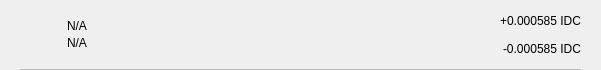
<?xml version="1.0" encoding="UTF-8"?>
<ui version="4.0">
 <class>TxRow</class>
 <widget class="QWidget" name="TxRow">
  <property name="geometry">
   <rect>
    <x>0</x>
    <y>0</y>
    <width>601</width>
    <height>70</height>
   </rect>
  </property>
  <property name="minimumSize">
   <size>
    <width>0</width>
    <height>40</height>
   </size>
  </property>
  <property name="windowTitle">
   <string>Form</string>
  </property>
  <layout class="QVBoxLayout" name="verticalLayout_3">
   <property name="spacing">
    <number>0</number>
   </property>
   <property name="leftMargin">
    <number>0</number>
   </property>
   <property name="topMargin">
    <number>0</number>
   </property>
   <property name="rightMargin">
    <number>0</number>
   </property>
   <property name="bottomMargin">
    <number>0</number>
   </property>
   <item>
    <widget class="QWidget" name="rowContainer" native="true">
     <layout class="QVBoxLayout" name="verticalLayout_2">
      <property name="spacing">
       <number>9</number>
      </property>
      <property name="leftMargin">
       <number>20</number>
      </property>
      <property name="topMargin">
       <number>9</number>
      </property>
      <property name="rightMargin">
       <number>20</number>
      </property>
      <property name="bottomMargin">
       <number>0</number>
      </property>
      <item>
       <widget class="QFrame" name="frame">
        <property name="styleSheet">
         <string notr="true">border:none;</string>
        </property>
        <property name="frameShape">
         <enum>QFrame::StyledPanel</enum>
        </property>
        <property name="frameShadow">
         <enum>QFrame::Raised</enum>
        </property>
        <layout class="QHBoxLayout" name="horizontalLayout" stretch="0,2,0">
         <property name="leftMargin">
          <number>0</number>
         </property>
         <property name="topMargin">
          <number>0</number>
         </property>
         <property name="rightMargin">
          <number>0</number>
         </property>
         <property name="bottomMargin">
          <number>0</number>
         </property>
         <item>
          <widget class="QPushButton" name="icon">
           <property name="focusPolicy">
            <enum>Qt::NoFocus</enum>
           </property>
           <property name="styleSheet">
            <string notr="true">border:none;</string>
           </property>
           <property name="text">
            <string/>
           </property>
           <property name="iconSize">
            <size>
             <width>28</width>
             <height>28</height>
            </size>
           </property>
          </widget>
         </item>
         <item>
          <layout class="QVBoxLayout" name="verticalLayout">
           <property name="spacing">
            <number>3</number>
           </property>
           <property name="leftMargin">
            <number>9</number>
           </property>
           <item>
            <widget class="QLabel" name="lblAddress">
             <property name="styleSheet">
              <string notr="true"/>
             </property>
             <property name="text">
              <string notr="true">N/A</string>
             </property>
             <property name="alignment">
              <set>Qt::AlignBottom|Qt::AlignLeading|Qt::AlignLeft</set>
             </property>
            </widget>
           </item>
           <item>
            <widget class="QLabel" name="lblDate">
             <property name="styleSheet">
              <string notr="true"/>
             </property>
             <property name="text">
              <string notr="true">N/A</string>
             </property>
             <property name="alignment">
              <set>Qt::AlignLeading|Qt::AlignLeft|Qt::AlignTop</set>
             </property>
            </widget>
           </item>
          </layout>
         </item>
         <item>
          <widget class="QWidget" name="containerAmounts" native="true">
           <property name="minimumSize">
            <size>
             <width>80</width>
             <height>0</height>
            </size>
           </property>
           <layout class="QVBoxLayout" name="verticalLayout_4">
            <property name="leftMargin">
             <number>0</number>
            </property>
            <property name="topMargin">
             <number>0</number>
            </property>
            <property name="rightMargin">
             <number>0</number>
            </property>
            <property name="bottomMargin">
             <number>0</number>
            </property>
            <item alignment="Qt::AlignRight">
             <widget class="QLabel" name="lblAmountTop">
              <property name="styleSheet">
               <string notr="true"/>
              </property>
              <property name="text">
               <string>+0.000585 IDC</string>
              </property>
             </widget>
            </item>
            <item alignment="Qt::AlignRight">
             <widget class="QLabel" name="lblAmountBottom">
              <property name="styleSheet">
               <string notr="true"/>
              </property>
              <property name="text">
               <string>-0.000585 IDC</string>
              </property>
             </widget>
            </item>
           </layout>
          </widget>
         </item>
        </layout>
       </widget>
      </item>
      <item>
       <widget class="QLabel" name="lblDivisory">
        <property name="minimumSize">
         <size>
          <width>0</width>
          <height>1</height>
         </size>
        </property>
        <property name="maximumSize">
         <size>
          <width>16777215</width>
          <height>1</height>
         </size>
        </property>
        <property name="styleSheet">
         <string notr="true">background-color:#bababa;</string>
        </property>
        <property name="text">
         <string/>
        </property>
        <property name="alignment">
         <set>Qt::AlignBottom|Qt::AlignLeading|Qt::AlignLeft</set>
        </property>
       </widget>
      </item>
     </layout>
    </widget>
   </item>
  </layout>
 </widget>
 <resources/>
 <connections/>
</ui>
